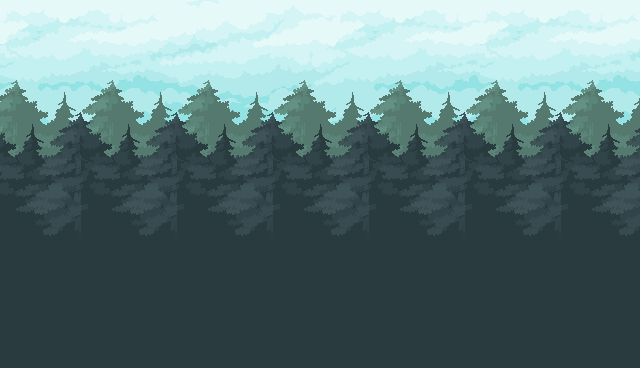

Below is a game level as drawn by its tile map, then a one-line description and the .tmx that defines it (tile-layer data replaced by summaries):
An orthogonal 40x23 tile map with 16x16 px tiles, 3 tile layers (layer_0, layer_1, layer_2), 2 tilesets.

<map version="1.9" tiledversion="1.9.2" orientation="orthogonal" renderorder="right-down" width="40" height="23" tilewidth="16" tileheight="16" infinite="0" nextlayerid="4" nextobjectid="1">
 <tileset firstgid="1" source="kingdom_tileset_background_asset_1.tsx" />
 <tileset firstgid="511" source="kingdom_tileset_background_asset_0.tsx" />
 <layer id="1" name="layer_0" width="40" height="23" locked="1">
  <data>[920 cells, 920 non-empty, 510 distinct tile ids]</data>
 </layer>
 <layer id="2" name="layer_1" width="40" height="23" locked="1">
  <data>[920 cells, 320 non-empty, 48 distinct tile ids]</data>
 </layer>
 <layer id="3" name="layer_2" width="40" height="23" locked="1">
  <data>[920 cells, 640 non-empty, 96 distinct tile ids]</data>
 </layer>
</map>
